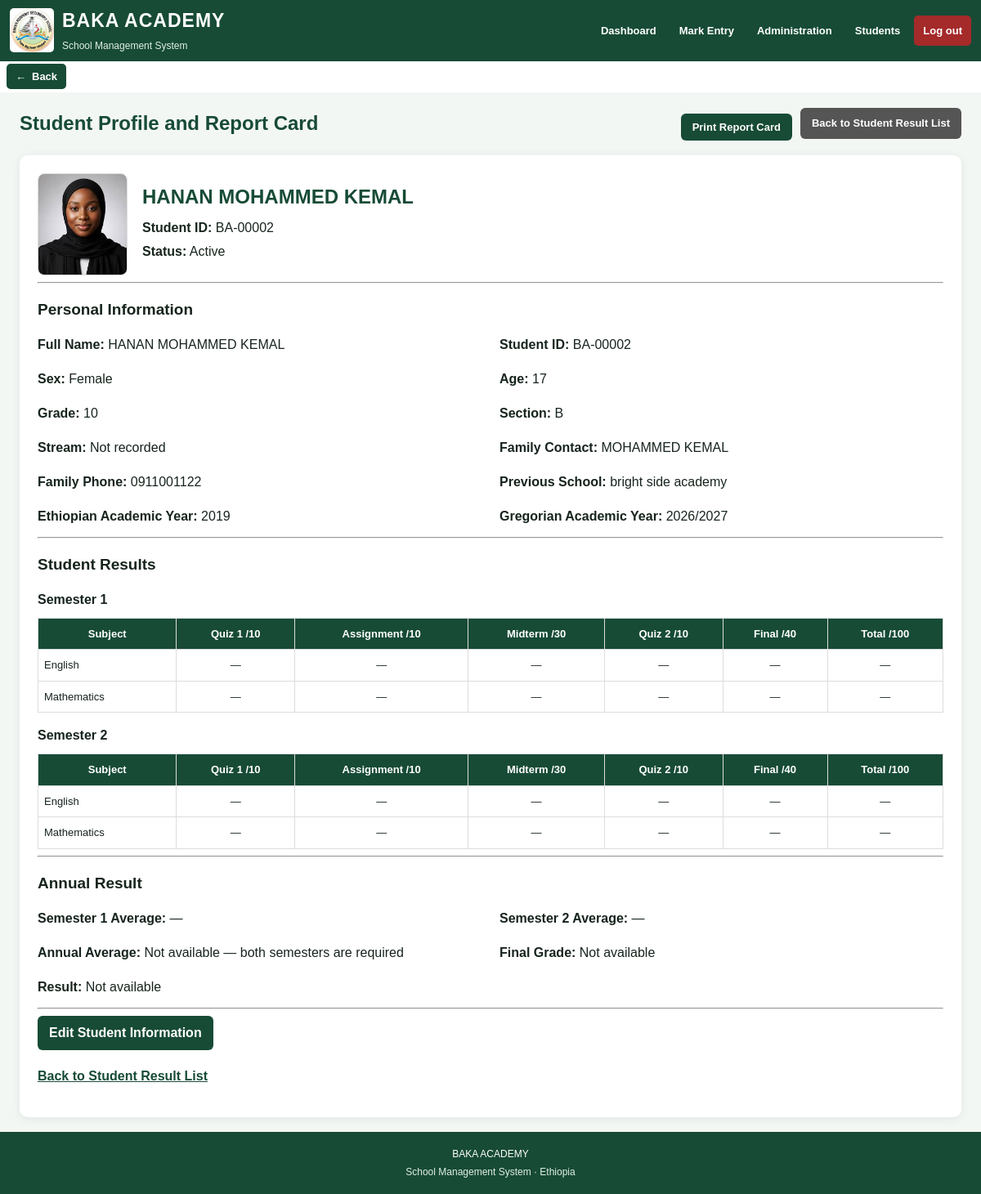
/students/2 (signed in), run on the app's committed database.
### app.py (models this page shows, shortened)
class Student(db.Model):
    id = db.Column(db.Integer, primary_key=True)
    student_id = db.Column(db.String(30), unique=True, nullable=False)
    full_name = db.Column(db.String(150), nullable=False)
    grade = db.Column(db.String(10), nullable=False)
    section = db.Column(db.String(10), nullable=False)
    sex = db.Column(db.String(1))
    age = db.Column(db.Integer)
    family_contact_name = db.Column(db.String(150))
    family_phone = db.Column(db.String(30))
    previous_school = db.Column(db.String(150))
    photo_filename = db.Column(db.String(255))
    stream = db.Column(db.String(50))
    academic_year_ec = db.Column(db.String(30))
    academic_year_gc = db.Column(db.String(30))
    is_active = db.Column(
        db.Boolean, nullable=False, default=True, server_default="1"
    )
    left_at = db.Column(db.DateTime)

class AssessmentMark(db.Model):
    id = db.Column(db.Integer, primary_key=True)
    student_id = db.Column(
        db.Integer, db.ForeignKey("student.id"), nullable=False
    )
    teacher_id = db.Column(
        db.Integer, db.ForeignKey("user.id"), nullable=False
    )
    subject = db.Column(db.String(100), nullable=False)
    semester = db.Column(db.String(20), nullable=False)
    academic_year_ec = db.Column(db.String(30), nullable=False)
    quiz1 = db.Column(db.Float)
    assignment = db.Column(db.Float)
    midterm = db.Column(db.Float)
    quiz2 = db.Column(db.Float)
    final = db.Column(db.Float)
    created_at = db.Column(
        db.DateTime, nullable=False, default=datetime.utcnow
    )
    updated_at = db.Column(
        db.DateTime,
        nullable=False,
        default=datetime.utcnow,
        onupdate=datetime.utcnow
    )
    student = db.relationship("Student")
    teacher = db.relationship("User")

class Subject(db.Model):
    id = db.Column(db.Integer, primary_key=True)
    name = db.Column(db.String(100), unique=True, nullable=False)
    is_active = db.Column(
        db.Boolean, nullable=False, default=True, server_default="1"
    )

### app.py (the view, shortened to what this page needs)
@app.route("/students/<int:student_id>")
@student_staff_only
def student_profile(student_id):
    student = db.session.get(Student, student_id)
    if not student:
        flash("Student not found.")
        return redirect(url_for("student_management"))
    marks = Mark.query.filter_by(
        student_id=student.id
    ).order_by(
        Mark.subject,
        Mark.term
    ).all()
    academic_year = (student.academic_year_ec or "").strip()
    assessment_marks = AssessmentMark.query.filter_by(
        student_id=student.id,
        academic_year_ec=academic_year
    ).order_by(
        AssessmentMark.subject,
        AssessmentMark.semester
    ).all()
    subjects = get_school_subject_names()
    for mark in marks:
        if mark.subject and mark.subject not in subjects:
            subjects.append(mark.subject)
    for mark in assessment_marks:
        if mark.subject and mark.subject not in subjects:
            subjects.append(mark.subject)
    subjects = sorted(set(subjects))
    def calculate_semester_average(student_marks, semester):
        semester_totals = []
        for item in student_marks:
            normalized = normalize_semester(item.semester)
            if normalized == semester:
                semester_totals.append(item.total)
        if not semester_totals:
            return None
        return sum(semester_totals) / len(semester_totals)
    def calculate_annual_average(student_marks):
        semester1 = calculate_semester_average(
            student_marks, "Semester 1"
        )
        semester2 = calculate_semester_average(
            student_marks, "Semester 2"
        )
        if semester1 is None or semester2 is None:
            return None
        return (semester1 + semester2) / 2
    semester1_average = calculate_semester_average(
        assessment_marks, "Semester 1"
    )
    semester2_average = calculate_semester_average(
        assessment_marks, "Semester 2"
    )
    annual_average = calculate_annual_average(assessment_marks)
    grade_students = (
        Student.query.filter_by(
            grade=student.grade,
            academic_year_ec=academic_year
        ).all()
        if academic_year else []
    )
    grade_student_ids = [item.id for item in grade_students]
    grade_marks = (
        AssessmentMark.query.filter(
            AssessmentMark.student_id.in_(grade_student_ids),
            AssessmentMark.academic_year_ec == academic_year
        ).all()
        if grade_student_ids else []
    )
    marks_by_student = {}
    for item in grade_marks:
        marks_by_student.setdefault(item.student_id, []).append(item)
    def calculate_semester_rank(target_average, semester):
        if target_average is None:
            return None, 0
    semester1_rank, semester1_rank_count = calculate_semester_rank(
        semester1_average, "Semester 1"
    )
    semester2_rank, semester2_rank_count = calculate_semester_rank(
        semester2_average, "Semester 2"
    )
    peer_annual_averages = []
    for grade_student in grade_students:
        peer_marks = marks_by_student.get(grade_student.id, [])
        peer_average = calculate_annual_average(peer_marks)
        if peer_average is not None:
            peer_annual_averages.append(peer_average)
    grade_student_count = len(peer_annual_averages)
    grade_rank = None
    if annual_average is not None and peer_annual_averages:
        grade_rank = 1 + sum(
            1 for average in peer_annual_averages
            if average > annual_average
        )
    try:
        next_grade = str(int(student.grade) + 1)
    except (ValueError, TypeError):
        next_grade = "—"
    return render_template(
        "student_profile.html",
        student=student,
        marks=marks,
        assessment_marks=assessment_marks,
        subjects=subjects,
        semester1_average=semester1_average,
        semester2_average=semester2_average,
        annual_average=annual_average,
        semester1_rank=semester1_rank,
        semester1_rank_count=semester1_rank_count,
        semester2_rank=semester2_rank,
        semester2_rank_count=semester2_rank_count,
        grade_rank=grade_rank,
        grade_student_count=grade_student_count,
        next_grade=next_grade
    )

### templates/student_profile.html (shortened to what this page needs)
{% extends "base.html" %}
{% block content %}
{% set profile_source = request.args.get('source', 'results') %}
{% set ns = namespace(semester1_sum=0, semester1_count=0, semester2_sum=0, semester2_count=0) %}
{% for subject in subjects %}
    {% for mark in assessment_marks %}
        {% if mark.subject == subject and mark.semester in ['Semester 1', 'Term 1'] %}
            {% set ns.semester1_sum = ns.semester1_sum + mark.total %}
            {% set ns.semester1_count = ns.semester1_count + 1 %}
        {% endif %}
        {% if mark.subject == subject and mark.semester in ['Semester 2', 'Term 2'] %}
            {% set ns.semester2_sum = ns.semester2_sum + mark.total %}
            {% set ns.semester2_count = ns.semester2_count + 1 %}
        {% endif %}
    {% endfor %}
{% endfor %}
{% set semester1_average = ns.semester1_sum / ns.semester1_count if ns.semester1_count else none %}
{% set semester2_average = ns.semester2_sum / ns.semester2_count if ns.semester2_count else none %}
{% if semester1_average is not none and semester2_average is not none %}
    {% set annual_average = (semester1_average + semester2_average) / 2 %}
{% else %}
    {% set annual_average = none %}
{% endif %}
{% if annual_average is not none %}
    {% if annual_average < 50 %}
        {% set final_grade = 'Fail' %}
    {% elif annual_average < 65 %}
        {% set final_grade = 'Poor' %}
    {% elif annual_average < 80 %}
        {% set final_grade = 'Good' %}
    {% else %}
        {% set final_grade = 'Very Good' %}
    {% endif %}
{% else %}
    {% set final_grade = 'Not available' %}
{% endif %}
<div class="profile-screen">
    <div class="profile-page-heading">
        <h2>
            {% if profile_source == 'left_students' %}
                Left Student Profile
            {% elif profile_source == 'students' %}
                Student Profile
            {% else %}
                Student Profile and Report Card
            {% endif %}
        </h2>
        <div class="profile-heading-actions">
            {% if profile_source == 'left_students' %}
                <button type="button" onclick="window.print()">Print Transcript</button>
                <a href="{{ url_for('left_students') }}">Back to Left Student List</a>
            {% elif profile_source == 'students' %}
                <a href="{{ url_for('student_id_card', student_id=student.id, source='profile') }}">Print ID Card</a>
                <a href="{{ url_for('student_list') }}">Back to Student List</a>
            {% else %}
                <button type="button" onclick="window.print()">Print Report Card</button>
                <a href="{{ url_for('student_results') }}">Back to Student Result List</a>
            {% endif %}
        </div>
    </div>
    <div class="profile-card">
        <div class="student-profile-header">
            {% if student.photo_filename %}
                <img
                    src="{{ url_for('static', filename='uploads/student_photos/' ~ student.photo_filename) }}"
                    alt="Student photo"
                    class="student-profile-photo">
            {% else %}
                <div class="student-photo-placeholder">No Photo</div>
            {% endif %}
            <div class="student-profile-heading-text">
                <h2>{{ student.full_name }}</h2>
                <p><strong>Student ID:</strong> {{ student.student_id }}</p>
                <p><strong>Status:</strong>
                    {% if student.is_active %}Active{% else %}Left School{% endif %}
                </p>
            </div>
        </div>
        <hr>
        <h3>Personal Information</h3>
        <div class="profile-details">
            <p><strong>Full Name:</strong> {{ student.full_name }}</p>
            <p><strong>Student ID:</strong> {{ student.student_id }}</p>
            <p><strong>Sex:</strong>
                {% if student.sex == 'M' %}Male
                {% elif student.sex == 'F' %}Female
                {% else %}—{% endif %}
            </p>
            <p><strong>Age:</strong> {{ student.age if student.age is not none else "—" }}</p>
            <p><strong>Grade:</strong> {{ student.grade or "—" }}</p>
            <p><strong>Section:</strong> {{ student.section or "—" }}</p>
            <p><strong>Stream:</strong> {{ student.stream or "Not recorded" }}</p>
            <p><strong>Family Contact:</strong> {{ student.family_contact_name or "Not recorded" }}</p>
            <p><strong>Family Phone:</strong> {{ student.family_phone or "Not recorded" }}</p>
            <p><strong>Previous School:</strong> {{ student.previous_school or "Not recorded" }}</p>
            <p><strong>Ethiopian Academic Year:</strong> {{ student.academic_year_ec or "—" }}</p>
            <p><strong>Gregorian Academic Year:</strong> {{ student.academic_year_gc or "—" }}</p>
        </div>
        {% if profile_source == 'results' %}
            <hr>
            <h3>Student Results</h3>
            {% for semester in ['Semester 1', 'Semester 2'] %}
                <h4>{{ semester }}</h4>
                <div class="profile-table-wrapper">
                    <table class="profile-results-table">
                        <thead>
                            <tr>
                                <th>Subject</th>
                                <th>Quiz 1 /10</th>
                                <th>Assignment /10</th>
                                <th>Midterm /30</th>
                                <th>Quiz 2 /10</th>
                                <th>Final /40</th>
                                <th>Total /100</th>
                            </tr>
                        </thead>
                        <tbody>
                            {% for subject in subjects %}
                                {% set found = namespace(mark=none) %}
                                {% for mark in assessment_marks %}
                                    {% if mark.subject == subject and (
                                        mark.semester == semester or
                                        (semester == 'Semester 1' and mark.semester == 'Term 1') or
                                        (semester == 'Semester 2' and mark.semester == 'Term 2')
                                    ) %}
                                        {% set found.mark = mark %}
                                    {% endif %}
                                {% endfor %}
                                <tr>
                                    <td>{{ subject }}</td>
                                    {% if found.mark %}
                                        <td>{{ found.mark.quiz1 if found.mark.quiz1 is not none else "—" }}</td>
                                        <td>{{ found.mark.assignment if found.mark.assignment is not none else "—" }}</td>
                                        <td>{{ found.mark.midterm if found.mark.midterm is not none else "—" }}</td>
                                        <td>{{ found.mark.quiz2 if found.mark.quiz2 is not none else "—" }}</td>
                                        <td>{{ found.mark.final if found.mark.final is not none else "—" }}</td>
                                        <td><strong>{{ "%.2f"|format(found.mark.total) }}</strong></td>
                                    {% else %}
                                        <td>—</td><td>—</td><td>—</td>
                                        <td>—</td><td>—</td><td>—</td>
                                    {% endif %}
                                </tr>
                            {% else %}
                                <tr><td colspan="7">No subjects have been registered.</td></tr>
                            {% endfor %}
                        </tbody>
                    </table>
                </div>
            {% endfor %}
            <hr>
            <h3>Annual Result</h3>
            <div class="profile-details">
                <p><strong>Semester 1 Average:</strong>
                    {{ "%.2f"|format(semester1_average) if semester1_average is not none else "—" }}
                </p>
                <p><strong>Semester 2 Average:</strong>
                    {{ "%.2f"|format(semester2_average) if semester2_average is not none else "—" }}
                </p>
                <p><strong>Annual Average:</strong>
                    {{ "%.2f"|format(annual_average) if annual_average is not none else "Not available — both semesters are required" }}
                </p>
                <p><strong>Final Grade:</strong> {{ final_grade }}</p>
                <p><strong>Result:</strong>
                    {% if annual_average is none %}Not available
                    {% elif annual_average >= 50 %}PASS
                    {% else %}FAIL{% endif %}
                </p>
            </div>
        {% endif %}
        <hr>
        {% if session.get('role') in ['admin', 'student_management'] %}
            <div class="profile-actions">
                <a href="{{ url_for('edit_student', student_id=student.id) }}">
                    Edit Student Information
                </a>
            </div>
        {% endif %}
        <p class="profile-bottom-link">
            {% if profile_source == 'left_students' %}
                <a href="{{ url_for('left_students') }}">Back to Left Student List</a>
            {% elif profile_source == 'students' %}
                <a href="{{ url_for('student_list') }}">Back to Student List</a>
            {% else %}
                <a href="{{ url_for('student_results') }}">Back to Student Result List</a>
            {% endif %}
        </p>
    </div>
</div>
{% endblock %}

### data on the page
Student: photo_filename (picture), full_name "HANAN MOHAMMED KEMAL", student_id "BA-00002", age "17", grade "10", section "B", stream "Not recorded", family_contact_name "MOHAMMED KEMAL", family_phone "0911001122", previous_school "bright side academy", academic_year_ec "2019", academic_year_gc "2026/2027"
AssessmentMark: semester "Semester 1"
Subject: name "English"
Subject: name "Mathematics"
AssessmentMark: semester "Semester 2"

### other printed values
{{ final_grade }} "Not available"
